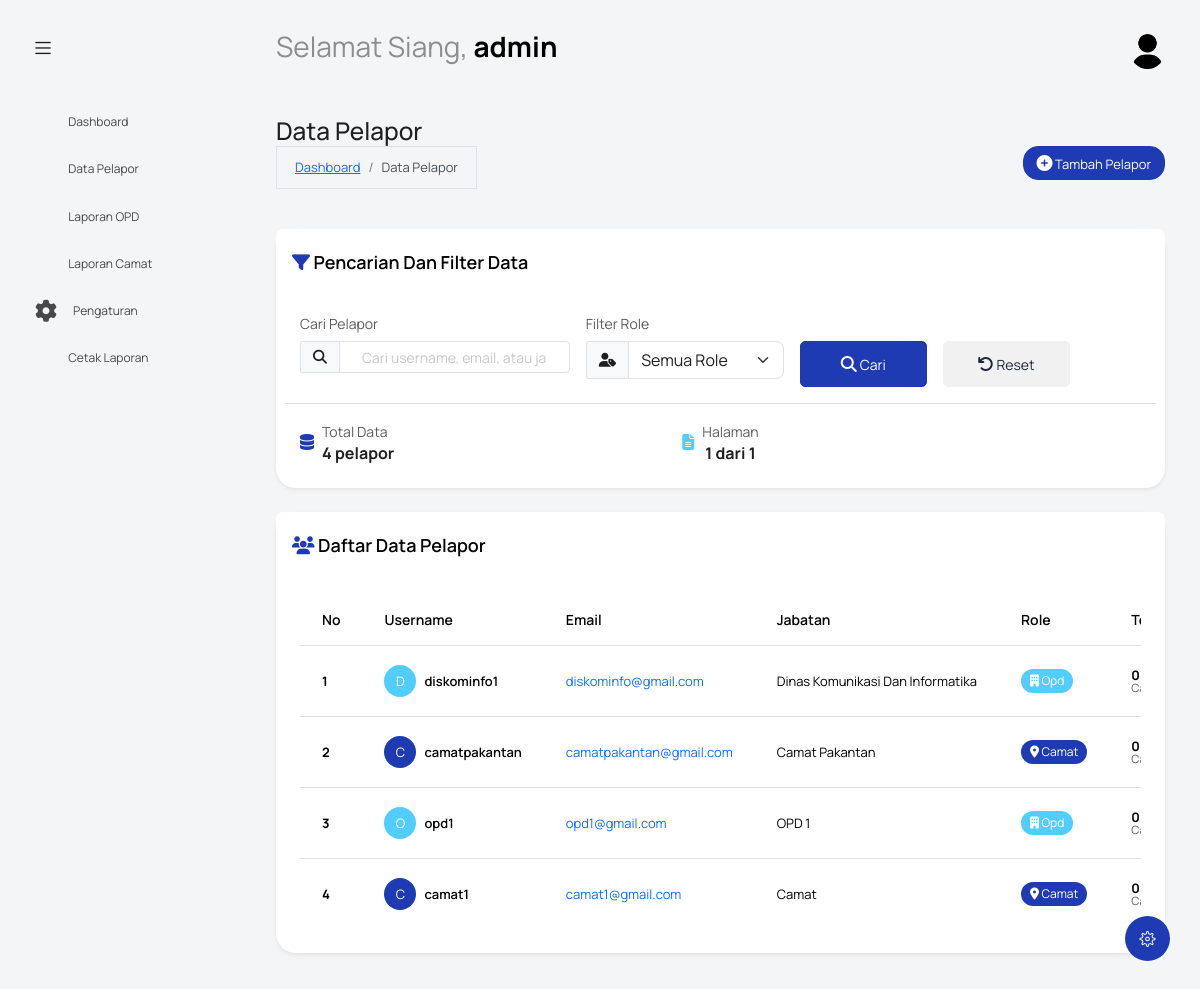
/index.php?controller=dataPelapor&action=index (signed in), run on the app's committed database.
### tables this page shows
CREATE TABLE `users` (
  `id_user` int NOT NULL,
  `email` varchar(100) NOT NULL,
  `username` varchar(50) NOT NULL,
  `password` varchar(255) NOT NULL,
  `jabatan` varchar(100) DEFAULT NULL,
  `role` enum('admin','opd','camat') NOT NULL DEFAULT 'opd',
  `created_at` timestamp NULL DEFAULT CURRENT_TIMESTAMP,
  `updated_at` timestamp NULL DEFAULT CURRENT_TIMESTAMP ON UPDATE CURRENT_TIMESTAMP
);

### models/DataPelaporModel.php (called while the page is built, shortened)
<?php
require_once __DIR__ . '/../config/koneksi.php';
class DataPelaporModel {
    public function getAllDataPelapor($page = 1, $limit = 10, $search = '', $role = '') {
        $offset = ($page - 1) * $limit;
        $whereClause = "";
        $params = [];
        if ($whereClause) {
            $whereClause .= " AND u.role != 'admin'";
        } else {
            $whereClause = " WHERE u.role != 'admin'";
        }
        $countQuery = "SELECT COUNT(*) as total FROM users u" . $whereClause;
        $countResult = query($countQuery, $params);
        $totalData = $countResult->fetch_assoc()['total'];
        $query = "SELECT
                    u.id_user,
                    u.username,
                    u.email,
                    u.jabatan,
                    u.role,
                    u.created_at,
                    0 as total_laporan_camat,
                    0 as total_laporan_opd,
                    0 as total_laporan
                  FROM users u
                  {$whereClause}
                  ORDER BY u.created_at DESC
                  LIMIT " . (int)$limit . " OFFSET " . (int)$offset;
        $result = query($query, $params);
        $data = [];
        while ($row = $result->fetch_assoc()) {
            $data[] = $row;
        }
        return [
            'data' => $data,
            'total' => $totalData,
            'page' => $page,
            'limit' => $limit,
            'total_pages' => ceil($totalData / $limit)
        ];
    }
    public function getPelaporStatistics() {
        $query = "SELECT
                    role,
                    COUNT(*) as total,
                    SUM(CASE WHEN DATE(created_at) = CURDATE() THEN 1 ELSE 0 END) as hari_ini,
                    SUM(CASE WHEN DATE(created_at) >= DATE_SUB(CURDATE(), INTERVAL 7 DAY) THEN 1 ELSE 0 END) as minggu_ini,
                    SUM(CASE WHEN DATE(created_at) >= DATE_SUB(CURDATE(), INTERVAL 30 DAY) THEN 1 ELSE 0 END) as bulan_ini
                  FROM users
                  WHERE role IN ('camat', 'opd')
                  GROUP BY role";
        $result = query($query);
        $data = [];
        while ($row = $result->fetch_assoc()) {
            $data[] = $row;
        }
        return $data;
    }
}

### config/koneksi.php (called while the page is built, shortened)
<?php
$koneksi = new mysqli(DB_HOST, DB_USER, DB_PASS, DB_NAME);
$koneksi->set_charset("utf8mb4");
function query($sql, $params = []) {
    global $koneksi;
    if (empty($params)) {
        $result = $koneksi->query($sql);
        return $result;
    }
    $result = $koneksi->query($sql);
    return $result;
}

### views/data-pelapor/index.php (the view, shortened to what this page needs)
<?php include('template/header.php'); ?>
<link rel="stylesheet" href="https://cdnjs.cloudflare.com/ajax/libs/font-awesome/6.5.2/css/all.min.css" />
<body class="with-welcome-text">
  <div class="container-scroller">
    <?php include 'template/navbar.php'; ?>
    <div class="container-fluid page-body-wrapper">
      <?php include 'template/setting_panel.php'; ?>
      <?php include 'template/sidebar.php'; ?>
      <div class="main-panel">
        <div class="content-wrapper">
          <div class="row">
            <div class="col-sm-12">
              <div class="page-header mb-4">
                <div class="d-flex align-items-center justify-content-between">
                  <div>
                    <h3 class="page-title mb-1">Data Pelapor</h3>
                    <nav aria-label="breadcrumb">
                      <ol class="breadcrumb">
                        <li class="breadcrumb-item"><a href="index.php?controller=dashboard&action=admin">Dashboard</a></li>
                        <li class="breadcrumb-item active">Data Pelapor</li>
                      </ol>
                    </nav>
                  </div>
                  <div class="page-actions">
                    <a href="index.php?controller=dataPelapor&action=form" class="btn btn-primary btn-sm">
                      <i class="fas fa-plus-circle"></i> Tambah Pelapor
                    </a>
                                      </div>
                </div>
              </div>
              <div class="row mb-4">
                <div class="col-12">
                  <div class="card border-0 shadow-sm">
                    <div class="card-header bg-white border-0 pt-4 pb-3">
                      <h5 class="card-title mb-0">
                        <i class="fas fa-filter text-primary"></i>
                        Pencarian dan Filter Data
                      </h5>
                    </div>
                    <div class="card-body pb-4">
                      <form id="searchForm" class="row g-3">
                        <div class="col-md-4">
                          <label class="form-label small text-muted">Cari Pelapor</label>
                          <div class="input-group">
                            <span class="input-group-text">
                              <i class="fas fa-search"></i>
                            </span>
                            <input type="text" class="form-control" id="searchInput" placeholder="Cari username, email, atau jabatan..." value="<?php echo htmlspecialchars($search); ?>">
                          </div>
                        </div>
                        <div class="col-md-3">
                          <label class="form-label small text-muted">Filter Role</label>
                          <div class="input-group">
                            <span class="input-group-text">
                              <i class="fas fa-user-tag"></i>
                            </span>
                            <select class="form-select" id="roleFilter">
                              <option value="">Semua Role</option>
                            </select>
                          </div>
                        </div>
                        <div class="col-md-2">
                          <label class="form-label small text-muted">&nbsp;</label>
                          <button type="submit" class="btn btn-primary w-100">
                            <i class="fas fa-search"></i> Cari
                          </button>
                        </div>
                        <div class="col-md-2">
                          <label class="form-label small text-muted">&nbsp;</label>
                          <button type="button" class="btn btn-secondary w-100" onclick="resetFilter()">
                            <i class="fas fa-arrow-rotate-left"></i> Reset
                          </button>
                        </div>
                      </form>
                      <div class="row mt-3 pt-3 border-top">
                        <div class="col-md-4">
                          <div class="d-flex align-items-center">
                            <i class="fas fa-database text-primary me-2"></i>
                            <div>
                              <small class="text-muted">Total Data</small>
                              <div class="fw-bold"><?php echo number_format($result['total']); ?> pelapor</div>
                            </div>
                          </div>
                        </div>
                        <div class="col-md-4">
                          <div class="d-flex align-items-center justify-content-center">
                            <i class="fas fa-file-alt text-info me-2"></i>
                            <div class="text-center">
                              <small class="text-muted">Halaman</small>
                              <div class="fw-bold"><?php echo $result['page']; ?> dari <?php echo $result['total_pages']; ?></div>
                            </div>
                          </div>
                        </div>
                        </div>
                    </div>
                  </div>
                </div>
              </div>
              <div class="row mb-4">
                <div class="col-12">
                  <div class="card border-0 shadow-sm">
                    <div class="card-header bg-white border-0 pt-4 pb-3">
                      <h5 class="card-title mb-0">
                        <i class="fas fa-users text-primary"></i>
                        Daftar Data Pelapor
                      </h5>
                    </div>
                    <div class="card-body pb-4">
                      <?php if (!empty($result['data'])): ?>
                        <div class="table-responsive">
                          <table class="table table-hover">
                            <thead>
                              <tr>
                                <th class="border-top-0">No</th>
                                <th class="border-top-0">Username</th>
                                <th class="border-top-0">Email</th>
                                <th class="border-top-0">Jabatan</th>
                                <th class="border-top-0">Role</th>
                                <th class="border-top-0">Total Laporan</th>
                              </tr>
                            </thead>
                            <tbody id="dataTableBody">
                              <?php
                              $no = 1;
                              foreach ($result['data'] as $pelapor): ?>
                                <tr>
                                  <td>
                                    <span class="fw-bold"><?php echo $no++; ?></span>
                                  </td>
                                  <td>
                                    <div class="d-flex align-items-center">
                                      <div class="avatar-sm bg-<?php echo $pelapor['role'] === 'camat' ? 'primary' : 'info'; ?> text-white rounded-circle d-flex align-items-center justify-content-center me-2" style="width: 32px; height: 32px;">
                                        <?php echo strtoupper(substr($pelapor['username'], 0, 1)); ?>
                                      </div>
                                      <div class="fw-semibold"><?php echo htmlspecialchars($pelapor['username']); ?></div>
                                    </div>
                                  </td>
                                  <td>
                                    <a href="mailto:<?php echo htmlspecialchars($pelapor['email']); ?>" class="text-decoration-none">
                                      <?php echo htmlspecialchars($pelapor['email']); ?>
                                    </a>
                                  </td>
                                  <td>
                                    <?php echo htmlspecialchars($pelapor['jabatan']); ?>
                                  </td>
                                  <td>
                                    <span class="badge bg-<?php echo $pelapor['role'] === 'camat' ? 'primary' : 'info'; ?>">
                                      <i class="fas fa-<?php echo $pelapor['role'] === 'camat' ? 'map-marker-alt' : 'building'; ?>"></i>
                                      <?php echo ucfirst($pelapor['role']); ?>
                                    </span>
                                  </td>
                                  <td>
                                    <div class="d-flex flex-column">
                                      <span class="fw-bold"><?php echo number_format($pelapor['total_laporan']); ?></span>
                                      <small class="text-muted">
                                        Camat: <?php echo $pelapor['total_laporan_camat']; ?> | OPD: <?php echo $pelapor['total_laporan_opd']; ?>
                                      </small>
                                    </div>
                                  </td>
                                </tr>
                              <?php endforeach; ?>
                            </tbody>
                          </table>
                        </div>
                      <?php endif; ?>
                    </div>
                  </div>
                </div>
              </div>
            </div>
          </div>
        </div>
      </div>
    </div>
  </div>
</body>
</html>

### data on the page
users: username "D", username "diskominfo1", email "diskominfo@gmail.com", jabatan "Dinas Komunikasi Dan Informatika", role "Opd", total_laporan "0"
users: username "C", username "camatpakantan", email "camatpakantan@gmail.com", jabatan "Camat Pakantan", role "Camat", total_laporan "0"
users: username "O", username "opd1", email "opd1@gmail.com", jabatan "OPD 1", role "Opd", total_laporan "0"
users: username "C", username "camat1", email "camat1@gmail.com", jabatan "Camat", role "Camat", total_laporan "0"

### other printed values
$greeting "Selamat Siang"
$nama "admin"
$result['total'] "4"
$result['page'] "1"
$result['total_pages'] "1"
